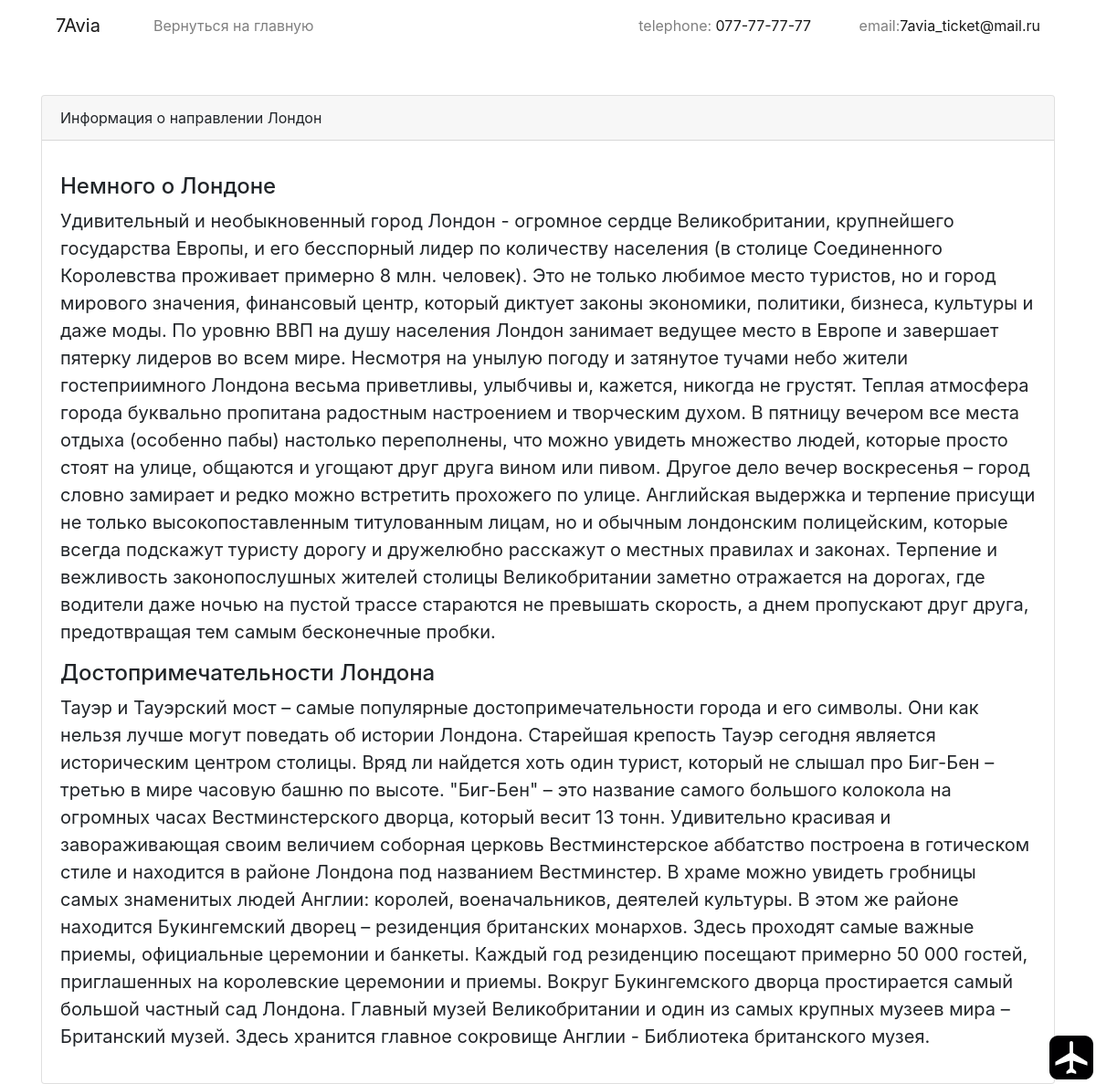
/infoLondon.php, run on the app's committed database.
### tables this page shows
CREATE TABLE `direction` (
  `id_direction` int(11) NOT NULL,
  `to_country` varchar(50) DEFAULT NULL,
  `from_country` varchar(50) DEFAULT NULL,
  `info` text DEFAULT NULL
);

### functions.php (called while the page is built, shortened)
<?php
function getLondon(){
    global $link;
    $sql = "SELECT * FROM `direction` WHERE id_direction=1";
	$query= $link->query($sql);
	$query->execute();
	$data = $query->fetchAll();
	return $data;
}
?>

### infoLondon.php (the view, shortened to what this page needs)
<?php
	require "db_connect.php";
	require "functions.php";
?>
<!doctype html>
<html lang="ru">
  <head>
    <link rel="stylesheet" href="https://cdn.jsdelivr.net/npm/bootstrap@4.5.3/dist/css/bootstrap.min.css">
    <link rel="stylesheet" href="style.css">
  </head>
  <body>
    <div class="container" id="up">
		<nav class="navbar navbar-expand-lg navbar-light " style="background-color:white">
			<a class="navbar-brand" style="margin-right: 50px; " href="#">7Avia</a>
			<div class="collapse navbar-collapse" id="navbarText">
			  <ul class="navbar-nav mr-auto">
				<li class="nav-item">
				  <a class="nav-link" href="index.php">Вернуться на главную</a>
				</li>
			  </ul>
			  <span class="navbar-text">
				telephone: <a class="mr-5" href="tel:078113237"> 077-77-77-77</a>
				email:<a href="mailto:7avia_ticket@mail.ru">7avia_ticket@mail.ru</a>
			  </span>
			</div>
		</nav>
        <div class="card mt-5">
          <div class="card-header">
            Информация о направлении <?php
                  $london = getLondon();
                  foreach($london as $l)
                  {
                    echo $l['to_country'];
                  }
                ?>
          </div>
          <div class="card-body">
            <blockquote class="blockquote mb-0">
              <p>
                <?php
                  foreach($london as $l)
                  {
                    echo $l['info'];
                  }
                ?>
              </p>
            </blockquote>
          </div>
        </div>
    </div>
    <a href="#up" style="position:fixed; right:-55px; bottom: 5px;"><img style="width:45%" src="images/fly1.svg"></a>
  </body>
</html>

### style.css (style rules this page uses)
html { scroll-behavior: smooth; }

### data on the page
direction: to_country "Лондон", info "Немного о Лондоне Удивительный и необыкновенный город Лондон - огромное сердце Великобритании, крупнейшего государства Европы, и его бесспорный лидер по количеству населения (в столице Соединенного Королевства проживает примерно 8 млн. человек). Это не только любимое место туристов, но и город мирового значения, финансовый центр, который диктует законы экономики, политики, бизнеса, культуры и даже моды. По уровню ВВП на душу населения Лондон занимает ведущее место в Европе и завершает пятерку лидеров во всем мире. Несмотря на унылую погоду и затянутое тучами небо жители гостеприимного Лондона весьма приветливы, улыбчивы и, кажется, никогда не грустят. Теплая атмосфера города буквально…"
